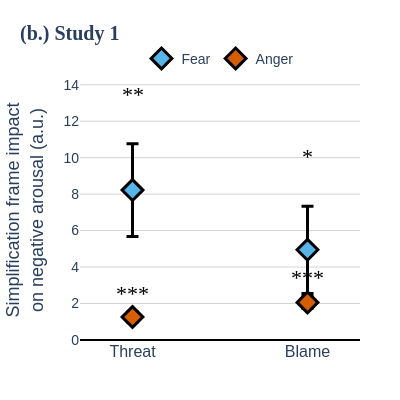

Notebook source saved alongside this figure:
### Code cell
import pandas as pd
import plotly.graph_objects as go
import numpy as np

# Extract coefficients from Study 1 anger model
def extract_study1_coefficients(model):
    """Extract threat and blame coefficients from Study 1 model"""
    coefficients = {}
    
    for param in model.params.index:
        if 'frame_reference' in param:
            if '[T.threat]' in param:
                coefficients['threat'] = {
                    'coef': model.params[param],
                    'se': model.bse[param],
                    'p_value': model.pvalues[param]
                }
                print(f"Study 1 Anger - Threat: {model.params[param]:.4f} (SE: {model.bse[param]:.4f}, p: {model.pvalues[param]:.4f})")
            elif '[T.blame]' in param:
                coefficients['blame'] = {
                    'coef': model.params[param],
                    'se': model.bse[param],
                    'p_value': model.pvalues[param]
                }
                print(f"Study 1 Anger - Blame: {model.params[param]:.4f} (SE: {model.bse[param]:.4f}, p: {model.pvalues[param]:.4f})")
    
    return coefficients

# Extract coefficients from your Study 1 models
study1_anger_coefs = extract_study1_coefficients(model_anger)
study1_fear_coefs = {
    'threat': {'coef': 8.2201, 'se': 2.543, 'p_value': 0.001},
    'blame': {'coef': 4.9440, 'se': 2.395, 'p_value': 0.039}
}

# Create the updated plot with Study 1 coefficients
fig = go.Figure()

# Define conditions and colors
conditions = ['Threat', 'Blame']
fear_color = '#56B4E9'   # light blue
anger_color = '#D55E00'  # dark pink / orange-red

# Add Fear data 
fig.add_trace(go.Scatter(
    name='Fear',
    x=conditions,
    y=[study1_fear_coefs['threat']['coef'], study1_fear_coefs['blame']['coef']],
    error_y=dict(
        type='data',
        array=[study1_fear_coefs['threat']['se'], study1_fear_coefs['blame']['se']],
        visible=True,
        thickness=3,
        width=6,
        color='black'  
    ),
    mode='markers', 
    marker=dict(
        size=16,
        color=fear_color,
        symbol='diamond',
        line=dict(width=3, color='black')
    ),
    hovertemplate='Fear - %{x}: %{y:.2f} ± %{error_y.array:.2f}<extra></extra>'
))

# Add Anger data 
fig.add_trace(go.Scatter(
    name='Anger',
    x=conditions,
    y=[study1_anger_coefs['threat']['coef'], study1_anger_coefs['blame']['coef']],
    error_y=dict(
        type='data',
        array=[study1_anger_coefs['threat']['se'], study1_anger_coefs['blame']['se']],
        visible=True,
        thickness=3,
        width=6,
        color='black'  #
    ),
    mode='markers',
    marker=dict(
        size=16,
        color=anger_color,
        symbol='diamond',
        line=dict(width=3, color='black')
    ),
    hovertemplate='Anger - %{x}: %{y:.2f} ± %{error_y.array:.2f}<extra></extra>'
))

# Calculate significance stars based on p-values
def get_significance_stars(p_value):
    if p_value < 0.001:
        return '***'
    elif p_value < 0.01:
        return '**'
    elif p_value < 0.05:
        return '*'
    else:
        return 'n.s.'

# Add significance annotations
y_offset_fear = max(study1_fear_coefs['threat']['coef'] + study1_fear_coefs['threat']['se'], 
                   study1_fear_coefs['blame']['coef'] + study1_fear_coefs['blame']['se']) * 0.2

y_offset_anger = max(study1_anger_coefs['threat']['coef'] + study1_anger_coefs['threat']['se'], 
                    study1_anger_coefs['blame']['coef'] + study1_anger_coefs['blame']['se']) * 0.2

# Fear significance annotations
fig.add_annotation(
    x='Threat', 
    y=study1_fear_coefs['threat']['coef'] + study1_fear_coefs['threat']['se'] + y_offset_fear,
    text=get_significance_stars(study1_fear_coefs['threat']['p_value']),
    showarrow=False, 
    font=dict(
        size=22 if get_significance_stars(study1_fear_coefs['threat']['p_value']) != 'n.s.' else 16,
        color='black', 
        family='Arial Black'
    ),
    yshift=10
)

fig.add_annotation(
    x='Blame', 
    y=study1_fear_coefs['blame']['coef'] + study1_fear_coefs['blame']['se'] + y_offset_fear,
    text=get_significance_stars(study1_fear_coefs['blame']['p_value']),
    showarrow=False, 
    font=dict(
        size=22 if get_significance_stars(study1_fear_coefs['blame']['p_value']) != 'n.s.' else 16,
        color='black', 
        family='Arial Black'
    ),
    yshift=10
)

# Anger significance annotations
fig.add_annotation(
    x='Threat', 
    y=study1_anger_coefs['threat']['coef'] + study1_anger_coefs['threat']['se'] + y_offset_anger,
    text=get_significance_stars(study1_anger_coefs['threat']['p_value']),
    showarrow=False, 
    font=dict(
        size=22 if get_significance_stars(study1_anger_coefs['threat']['p_value']) != 'n.s.' else 16,
        color='black', 
        family='Arial Black'
    ),
    yshift=10
)

fig.add_annotation(
    x='Blame', 
    y=study1_anger_coefs['blame']['coef'] + study1_anger_coefs['blame']['se'] + y_offset_anger,
    text=get_significance_stars(study1_anger_coefs['blame']['p_value']),
    showarrow=False, 
    font=dict(
        size=22 if get_significance_stars(study1_anger_coefs['blame']['p_value']) != 'n.s.' else 16,
        color='black', 
        family='Arial Black'
    ),
    yshift=10
)

# Customize layout
fig.update_layout(
    title=dict(
        text="<b>(b.) Study 1</b>",
        x=0.05, 
        xanchor='left',  
        font=dict(size=20, family='Arial Black')
    ),
    xaxis=dict(
        title="",
        tickmode='array',
        tickvals=conditions,
        ticktext=conditions,
        tickfont=dict(size=16, family='Arial'),
        showgrid=False,
        range=[-0.3, 1.3] 
    ),
    yaxis=dict(
        title="Simplification frame impact<br>on negative arousal (a.u.)",  
        title_font=dict(size=18, family='Arial'),  
        tickfont=dict(size=14, family='Arial'),
        gridcolor='lightgray',
        gridwidth=1,
        zeroline=True,
        zerolinewidth=2,
        zerolinecolor='black'
    ),
    showlegend=True,
    legend=dict(
        orientation="h",
        yanchor="bottom",
        y=1.02,
        xanchor="center",
        x=0.5,
        font=dict(size=14, family='Arial'),
        bgcolor='rgba(255,255,255,0.8)'
    ),
    template="plotly_white",
    width=400,
    height=400,
    margin=dict(l=80, r=40, t=80, b=60)
)

# Add a subtle background
fig.update_layout(
    plot_bgcolor='white',
    paper_bgcolor='white'
)

fig.show()

### Figure 1 — Plotly figure (JSON) as saved in the notebook; plotly's stock layout.template omitted (floating-point values rounded to 4 significant figures)
{"data": [{"error_y": {"array": [2.543, 2.395], "color": "black", "thickness": 3, "type": "data", "visible": true, "width": 6}, "hovertemplate": "Fear - %{x}: %{y:.2f} ± %{error_y.array:.2f}<extra></extra>", "marker": {"color": "#56B4E9", "line": {"color": "black", "width": 3}, "size": 16, "symbol": "diamond"}, "mode": "markers", "name": "Fear", "type": "scatter", "x": ["Threat", "Blame"], "y": [8.22, 4.944]}, {"error_y": {"array": [0.2878, 0.335], "color": "black", "thickness": 3, "type": "data", "visible": true, "width": 6}, "hovertemplate": "Anger - %{x}: %{y:.2f} ± %{error_y.array:.2f}<extra></extra>", "marker": {"color": "#D55E00", "line": {"color": "black", "width": 3}, "size": 16, "symbol": "diamond"}, "mode": "markers", "name": "Anger", "type": "scatter", "x": ["Threat", "Blame"], "y": [1.258, 2.06]}], "layout": {"annotations": [{"font": {"color": "black", "family": "Arial Black", "size": 22}, "showarrow": false, "text": "**", "x": "Threat", "y": 12.92, "yshift": 10}, {"font": {"color": "black", "family": "Arial Black", "size": 22}, "showarrow": false, "text": "*", "x": "Blame", "y": 9.492, "yshift": 10}, {"font": {"color": "black", "family": "Arial Black", "size": 22}, "showarrow": false, "text": "***", "x": "Threat", "y": 2.025, "yshift": 10}, {"font": {"color": "black", "family": "Arial Black", "size": 22}, "showarrow": false, "text": "***", "x": "Blame", "y": 2.874, "yshift": 10}], "height": 400, "legend": {"bgcolor": "rgba(255,255,255,0.8)", "font": {"family": "Arial", "size": 14}, "orientation": "h", "x": 0.5, "xanchor": "center", "y": 1.02, "yanchor": "bottom"}, "margin": {"b": 60, "l": 80, "r": 40, "t": 80}, "paper_bgcolor": "white", "plot_bgcolor": "white", "showlegend": true, "title": {"font": {"family": "Arial Black", "size": 20}, "text": "<b>(b.) Study 1</b>", "x": 0.05, "xanchor": "left"}, "width": 400, "xaxis": {"range": [-0.3, 1.3], "showgrid": false, "tickfont": {"family": "Arial", "size": 16}, "tickmode": "array", "ticktext": ["Threat", "Blame"], "tickvals": ["Threat", "Blame"], "title": {"text": ""}}, "yaxis": {"gridcolor": "lightgray", "gridwidth": 1, "tickfont": {"family": "Arial", "size": 14}, "title": {"font": {"family": "Arial", "size": 18}, "text": "Simplification frame impact<br>on negative arousal (a.u.)"}, "zeroline": true, "zerolinecolor": "black", "zerolinewidth": 2}}}
